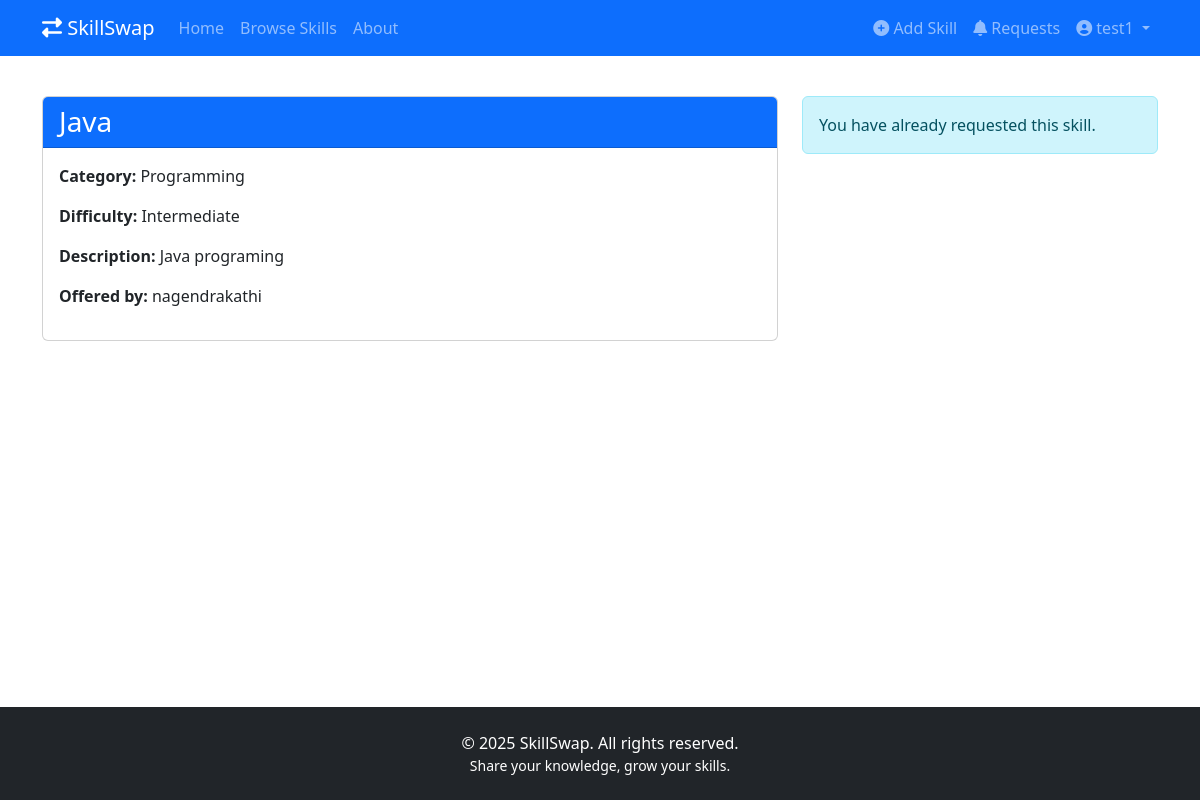
Page /skills/1 (signed in) on the committed database.
### app/models.py (models this page shows, shortened)
class User(db.Model, UserMixin):
    id = db.Column(db.Integer, primary_key=True)
    username = db.Column(db.String(50), unique=True, nullable=False)
    email = db.Column(db.String(120), unique=True, nullable=False)
    password_hash = db.Column(db.String(128), nullable=False)
    bio = db.Column(db.Text, nullable=True)
    location = db.Column(db.String(100), nullable=True)
    date_joined = db.Column(db.DateTime, default=datetime.utcnow)
    skills_offered = db.relationship('Skill', backref='owner', lazy=True)
    skills_learning = db.relationship('Skill', secondary=skills_users_learning,
                                     backref=db.backref('learners', lazy='dynamic'))
    requests_sent = db.relationship('Request', foreign_keys='Request.requester_id',
                                   backref='requester', lazy=True)
    requests_received = db.relationship('Request', foreign_keys='Request.skill_owner_id',
                                       backref='skill_owner', lazy=True)

class Skill(db.Model):
    id = db.Column(db.Integer, primary_key=True)
    name = db.Column(db.String(100), nullable=False)
    description = db.Column(db.Text, nullable=False)
    category = db.Column(db.String(50), nullable=False)
    difficulty = db.Column(db.String(20), nullable=False)  # beginner, intermediate, advanced
    created_at = db.Column(db.DateTime, default=datetime.utcnow)
    updated_at = db.Column(db.DateTime, default=datetime.utcnow, onupdate=datetime.utcnow)
    owner_id = db.Column(db.Integer, db.ForeignKey('user.id'), nullable=False)
    requests = db.relationship('Request', backref='skill', lazy=True)

### app/routes/skills.py (the view)
@skills.route('/skills/<int:skill_id>')
def detail(skill_id):
    skill = Skill.query.get_or_404(skill_id)
    has_requested = False
    if current_user.is_authenticated:
        request = SkillRequest.query.filter_by(
            requester_id=current_user.id,
            skill_id=skill_id
        ).first()
        has_requested = request is not None
    form = None
    if current_user.is_authenticated and not has_requested and skill.owner_id != current_user.id:
        from app.forms import RequestForm
        form = RequestForm()
    return render_template('skills/detail.html', title=skill.name,
                          skill=skill, form=form, has_requested=has_requested)

### app/__init__.py (called while the page is built)
def create_app(config_class=Config):
    app = Flask(__name__)
    app.config.from_object(config_class)
    db.init_app(app)
    login_manager.init_app(app)
    csrf.init_app(app)
    from app.routes.main import main
    from app.routes.auth import auth
    from app.routes.skills import skills
    from app.routes.requests import requests
    app.register_blueprint(main)
    app.register_blueprint(auth)
    app.register_blueprint(skills)
    app.register_blueprint(requests)
    with app.app_context():
        db.create_all()
    @app.context_processor
    def inject_now():
        return {'now': datetime.utcnow()}
    return app

### app/models.py (called while the page is built)
@login_manager.user_loader
def load_user(user_id):
    return User.query.get(int(user_id))

### app/templates/skills/detail.html
{% extends "base.html" %}
{% block content %}
<div class="row">
    <div class="col-md-8">
        <div class="card">
            <div class="card-header bg-primary text-white">
                <h3 class="mb-0">{{ skill.name }}</h3>
            </div>
            <div class="card-body">
                <p><strong>Category:</strong> {{ skill.category|capitalize }}</p>
                <p><strong>Difficulty:</strong> {{ skill.difficulty|capitalize }}</p>
                <p><strong>Description:</strong> {{ skill.description }}</p>
                <p><strong>Offered by:</strong> {{ skill.owner.username }}</p>
            </div>
        </div>
    </div>
    <div class="col-md-4">
        {% if current_user.is_authenticated and not has_requested and skill.owner_id != current_user.id %}
        <div class="card">
            <div class="card-header bg-secondary text-white">
                <h5>Request to Learn</h5>
            </div>
            <div class="card-body">
                <form method="POST" action="{{ url_for('requests.send_request', skill_id=skill.id) }}">
                    {{ form.hidden_tag() }}
                    <div class="mb-3">
                        {{ form.message.label(class="form-label") }}
                        {{ form.message(class="form-control") }}
                    </div>
                    <div class="d-grid">
                        {{ form.submit(class="btn btn-primary") }}
                    </div>
                </form>
            </div>
        </div>
        {% elif has_requested %}
        <div class="alert alert-info">
            You have already requested this skill.
        </div>
        {% endif %}
    </div>
</div>
{% endblock %}

### app/templates/base.html (shortened to what this page needs)
<!DOCTYPE html>
<html lang="en">
<head>
    <link href="https://cdn.jsdelivr.net/npm/bootstrap@5.3.0-alpha1/dist/css/bootstrap.min.css" rel="stylesheet">
    <link rel="stylesheet" href="https://cdnjs.cloudflare.com/ajax/libs/font-awesome/6.1.1/css/all.min.css">
    <link rel="stylesheet" href="{{ url_for('static', filename='css/style.css') }}">
</head>
<body>
    <nav class="navbar navbar-expand-lg navbar-dark bg-primary">
        <div class="container">
            <a class="navbar-brand" href="{{ url_for('main.index') }}">
                <i class="fas fa-exchange-alt"></i> SkillSwap
            </a>
            <div class="collapse navbar-collapse" id="navbarNav">
                <ul class="navbar-nav me-auto">
                    <li class="nav-item">
                        <a class="nav-link" href="{{ url_for('main.index') }}">Home</a>
                    </li>
                    <li class="nav-item">
                        <a class="nav-link" href="{{ url_for('skills.browse') }}">Browse Skills</a>
                    </li>
                    <li class="nav-item">
                        <a class="nav-link" href="{{ url_for('main.about') }}">About</a>
                    </li>
                </ul>
                <ul class="navbar-nav ms-auto">
                    {% if current_user.is_authenticated %}
                        <li class="nav-item">
                            <a class="nav-link" href="{{ url_for('skills.add') }}">
                                <i class="fas fa-plus-circle"></i> Add Skill
                            </a>
                        </li>
                        <li class="nav-item">
                            <a class="nav-link position-relative" href="{{ url_for('requests.manage') }}" id="requestsLink">
                                <i class="fas fa-bell"></i> Requests
                            </a>
                        </li>
                        <li class="nav-item dropdown">
                            <a class="nav-link dropdown-toggle" href="#" id="navbarDropdown"
                               role="button" data-bs-toggle="dropdown" aria-expanded="false">
                                <i class="fas fa-user-circle"></i> {{ current_user.username }}
                            </a>
                        </li>
                    {% endif %}
                </ul>
            </div>
        </div>
    </nav>
    <main class="container py-4">
        {% block content %}{% endblock %}
    </main>
    <footer class="py-4 bg-dark text-white mt-auto">
        <div class="container text-center">
            <p class="mb-0">&copy; {{ now.year }} SkillSwap. All rights reserved.</p>
            <p class="small mb-0">Share your knowledge, grow your skills.</p>
        </div>
    </footer>
</body>
</html>

### app/static/css/style.css (style rules this page uses)
body { display: flex; flex-direction: column; min-height: 100vh; }
main { flex: 1; }
footer { margin-top: auto; }

### rows in the picture
User: username "test1"
Skill: name "Java", category "Programming", difficulty "Intermediate", description "Java programing"
User: owner.username "nagendrakathi"
